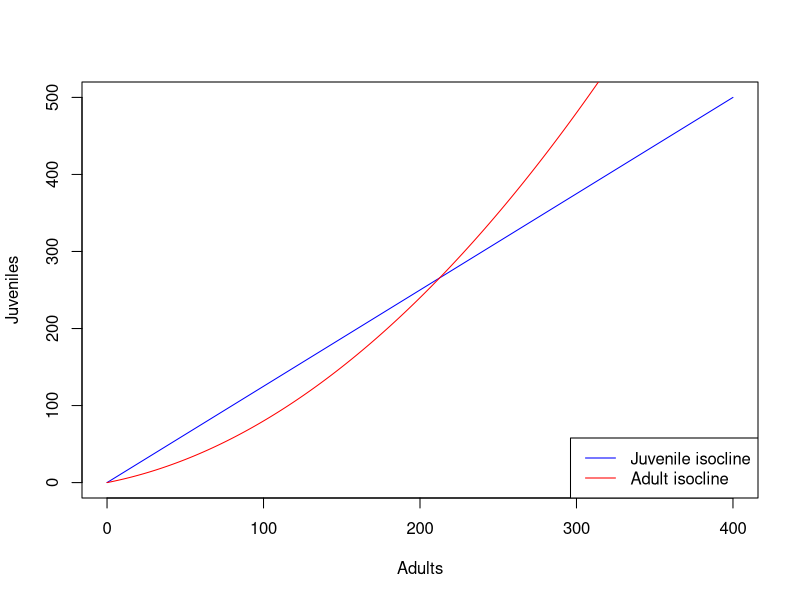

Write R code to recreate this figure.
#Exercise 3 d), isoclines
#First the variables are introduced and values assigned according to the exercise
b<-1
g<-0.5
µJ<-0.3
µ0<-0.2
c<-0.01

#first introduce a vector of A values
A<-seq(0,400, by=1)

#Calculate the values of the Juvenile Isocline with the formula obtained in the exercise
JI<-(A*b)/(g+µJ)

#now plot the juvenile isocline as a blue line
plot(A,JI, type='l', col='blue',
     xlab='Adults',
     ylab='Juveniles')

#calculate the values of the adult isocline with the formula obtained in the exercise
AI<-(µ0*(1+(c*A))*A)/g

#plot the Adult isocline using the lines command
lines(A,AI, col='red')

#add a legend using the legend command
legend("bottomright", legend = c("Juvenile isocline","Adult isocline"), 
       col = c('blue', 'red'),
       lty = 1)

